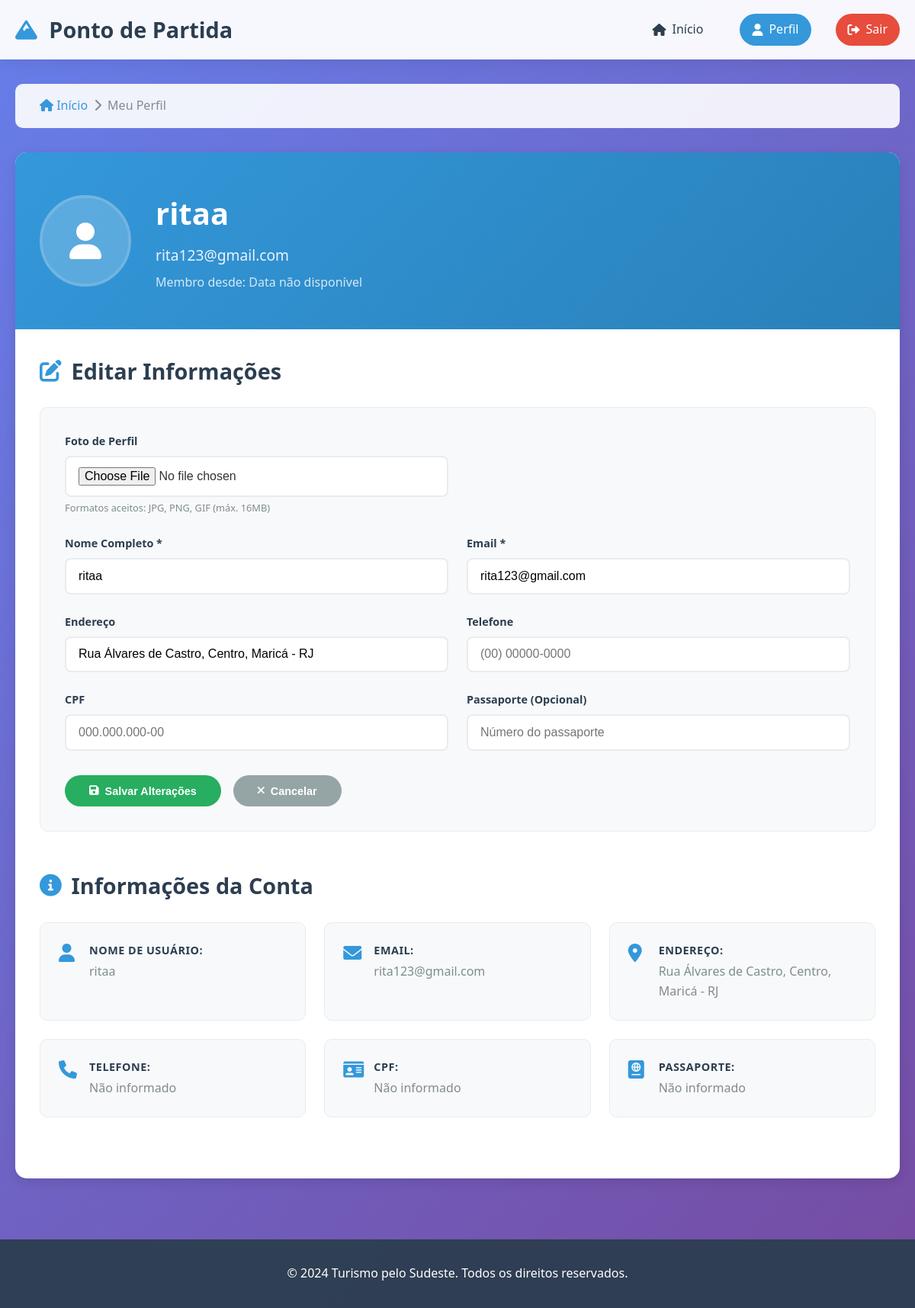
The page /perfil (signed in) on the database its author committed.
### tables this page shows
CREATE TABLE usuarios (
        id INTEGER PRIMARY KEY AUTOINCREMENT,
        nome TEXT NOT NULL UNIQUE,
        email TEXT NOT NULL UNIQUE,
        senha TEXT NOT NULL,
        endereco TEXT,
        telefone TEXT,
        cpf TEXT UNIQUE,
        passaporte TEXT,
        foto_perfil TEXT,
        data_cadastro TIMESTAMP DEFAULT CURRENT_TIMESTAMP
    );

### main.py (the view)
@app.route('/perfil')
def perfil():
    if not is_logged_in():
        return redirect(url_for('home'))
    return render_template('perfil.html', user=get_current_user())

### database.py (called while the page is built)
def get_connection():
    return sqlite3.connect('turismo.db')

### main.py (called while the page is built)
def is_logged_in():
    return 'user_id' in session

def get_current_user():
    if not is_logged_in():
        return None
    conn = get_connection()
    cursor = conn.cursor()
    cursor.execute('SELECT * FROM usuarios WHERE id = ?', (session['user_id'],))
    user = cursor.fetchone()
    conn.close()
    if user:
        return {
            'id': user[0],
            'nome': user[1],
            'email': user[2],
            'endereco': user[4],
            'telefone': user[5],
            'cpf': user[6],
            'passaporte': user[7],
            'foto_perfil': user[8],
            'is_admin': session.get('is_admin', False)
        }
    return None

### templates/perfil.html (shortened to what this page needs)
<!DOCTYPE html>
<html lang="pt-br">
<head>
    <link rel="stylesheet" href="/static/css/perfil.css">
    <link href="https://cdnjs.cloudflare.com/ajax/libs/font-awesome/6.0.0/css/all.min.css" rel="stylesheet">
</head>
<body>
    <header class="header">
        <div class="container">
            <div class="logo">
                <h1><i class="fas fa-mountain"></i> Ponto de Partida</h1>
            </div>
            <nav class="nav">
                <a href="/dashboard" class="nav-link">
                    <i class="fas fa-home"></i> Início
                </a>
                <a href="/perfil" class="nav-link active">
                    <i class="fas fa-user"></i> Perfil
                </a>
                <a href="/logout" class="nav-link logout">
                    <i class="fas fa-sign-out-alt"></i> Sair
                </a>
            </nav>
        </div>
    </header>
    <main class="main">
        <div class="container">
            <div class="breadcrumb">
                <a href="/dashboard"><i class="fas fa-home"></i> Início</a>
                <span><i class="fas fa-chevron-right"></i></span>
                <span>Meu Perfil</span>
            </div>
            <div class="perfil-container">
                <div class="perfil-header">
                    <div class="foto-perfil">
                        {% if user.foto_perfil %}
                            <img src="/static/{{ user.foto_perfil }}" alt="Foto do perfil">
                        {% else %}
                            <div class="foto-placeholder">
                                <i class="fas fa-user"></i>
                            </div>
                        {% endif %}
                    </div>
                    <div class="perfil-info">
                        <h1>{{ user.nome or 'Usuário' }}</h1>
                        <p class="email">{{ user.email or 'Email não informado' }}</p>
                        <p class="membro-desde">Membro desde: {{ user.data_cadastro or 'Data não disponível' }}</p>
                    </div>
                </div>
                <div class="perfil-content">
                    <div class="perfil-section">
                        <h2><i class="fas fa-edit"></i> Editar Informações</h2>
                        <form action="/atualizar_perfil" method="post" enctype="multipart/form-data" class="perfil-form">
                            <div class="form-row">
                                <div class="form-group">
                                    <label for="foto_perfil">Foto de Perfil</label>
                                    <input type="file" id="foto_perfil" name="foto_perfil" accept="image/*">
                                    <small>Formatos aceitos: JPG, PNG, GIF (máx. 16MB)</small>
                                </div>
                            </div>
                            <div class="form-row">
                                <div class="form-group">
                                    <label for="nome">Nome Completo *</label>
                                    <input type="text" id="nome" name="nome" value="{{ user.nome or '' }}" required>
                                </div>
                                <div class="form-group">
                                    <label for="email">Email *</label>
                                    <input type="email" id="email" name="email" value="{{ user.email or '' }}" required>
                                </div>
                            </div>
                            <div class="form-row">
                                <div class="form-group">
                                    <label for="endereco">Endereço</label>
                                    <input type="text" id="endereco" name="endereco" value="{{ user.endereco or '' }}" placeholder="Rua, número, bairro, cidade">
                                </div>
                                <div class="form-group">
                                    <label for="telefone">Telefone</label>
                                    <input type="tel" id="telefone" name="telefone" value="{{ user.telefone or '' }}" placeholder="(00) 00000-0000">
                                </div>
                            </div>
                            <div class="form-row">
                                <div class="form-group">
                                    <label for="cpf">CPF</label>
                                    <input type="text" id="cpf" name="cpf" value="{{ user.cpf or '' }}" placeholder="000.000.000-00" maxlength="14">
                                </div>
                                <div class="form-group">
                                    <label for="passaporte">Passaporte (Opcional)</label>
                                    <input type="text" id="passaporte" name="passaporte" value="{{ user.passaporte or '' }}" placeholder="Número do passaporte">
                                </div>
                            </div>
                            <div class="form-actions">
                                <button type="submit" class="btn-salvar">
                                    <i class="fas fa-save"></i> Salvar Alterações
                                </button>
                                <button type="button" class="btn-cancelar" onclick="window.location.href='/dashboard'">
                                    <i class="fas fa-times"></i> Cancelar
                                </button>
                            </div>
                        </form>
                    </div>
                    <div class="perfil-section">
                        <h2><i class="fas fa-info-circle"></i> Informações da Conta</h2>
                        <div class="info-grid">
                            <div class="info-item">
                                <i class="fas fa-user"></i>
                                <div>
                                    <strong>Nome de usuário:</strong>
                                    <span>{{ user.nome or 'Não informado' }}</span>
                                </div>
                            </div>
                            <div class="info-item">
                                <i class="fas fa-envelope"></i>
                                <div>
                                    <strong>Email:</strong>
                                    <span>{{ user.email or 'Não informado' }}</span>
                                </div>
                            </div>
                            <div class="info-item">
                                <i class="fas fa-map-marker-alt"></i>
                                <div>
                                    <strong>Endereço:</strong>
                                    <span>{{ user.endereco or 'Não informado' }}</span>
                                </div>
                            </div>
                            <div class="info-item">
                                <i class="fas fa-phone"></i>
                                <div>
                                    <strong>Telefone:</strong>
                                    <span>{{ user.telefone or 'Não informado' }}</span>
                                </div>
                            </div>
                            <div class="info-item">
                                <i class="fas fa-id-card"></i>
                                <div>
                                    <strong>CPF:</strong>
                                    <span>{{ user.cpf or 'Não informado' }}</span>
                                </div>
                            </div>
                            <div class="info-item">
                                <i class="fas fa-passport"></i>
                                <div>
                                    <strong>Passaporte:</strong>
                                    <span>{{ user.passaporte or 'Não informado' }}</span>
                                </div>
                            </div>
                        </div>
                    </div>
                </div>
            </div>
        </div>
    </main>
    <footer class="footer">
        <div class="container">
            <p>&copy; 2024 Turismo pelo Sudeste. Todos os direitos reservados.</p>
        </div>
    </footer>
</body>
</html>

### static/css/perfil.css (style rules this page uses)
* { margin: 0; padding: 0; box-sizing: border-box; }
body { font-family: 'Segoe UI', Tahoma, Geneva, Verdana, sans-serif; line-height: 1.6; color: #333; background: linear-gradient(135deg, #667eea 0%, #764ba2 100%); min-height: 100vh; }
.container { max-width: 1200px; margin: 0 auto; padding: 0 20px; }
.header { background: rgba(255, 255, 255, 0.95); backdrop-filter: blur(10px); box-shadow: 0 2px 20px rgba(0, 0, 0, 0.1); position: sticky; top: 0; z-index: 1000; }
.header .container { display: flex; justify-content: space-between; align-items: center; padding: 1rem 20px; }
.logo h1 { color: #2c3e50; font-size: 1.8rem; font-weight: 700; }
.logo i { color: #3498db; margin-right: 0.5rem; }
.nav { display: flex; gap: 2rem; }
.nav-link { text-decoration: none; color: #2c3e50; font-weight: 500; padding: 0.5rem 1rem; border-radius: 25px; transition: all 0.3s ease; display: flex; align-items: center; gap: 0.5rem; }
.nav-link.active { background: #3498db; color: white; }
.nav-link.logout { background: #e74c3c; color: white; }
.breadcrumb { background: rgba(255, 255, 255, 0.9); padding: 1rem 2rem; border-radius: 10px; margin: 2rem 0; display: flex; align-items: center; gap: 0.5rem; }
.breadcrumb a { color: #3498db; text-decoration: none; font-weight: 500; }
.breadcrumb span { color: #7f8c8d; }
.main { padding: 0 0 2rem 0; }
.perfil-container { background: white; border-radius: 15px; box-shadow: 0 5px 15px rgba(0, 0, 0, 0.1); overflow: hidden; }
.perfil-header { background: linear-gradient(135deg, #3498db, #2980b9); color: white; padding: 3rem 2rem; display: flex; align-items: center; gap: 2rem; }
.foto-perfil { width: 120px; height: 120px; border-radius: 50%; overflow: hidden; border: 4px solid rgba(255, 255, 255, 0.3); flex-shrink: 0; }
.foto-placeholder { width: 100%; height: 100%; background: rgba(255, 255, 255, 0.2); display: flex; align-items: center; justify-content: center; font-size: 3rem; }
.perfil-info h1 { font-size: 2.5rem; margin-bottom: 0.5rem; font-weight: 700; }
.email { font-size: 1.2rem; opacity: 0.9; margin-bottom: 0.5rem; }
.membro-desde { font-size: 1rem; opacity: 0.8; }
.perfil-content { padding: 2rem; }
.perfil-section { margin-bottom: 3rem; }
.perfil-section h2 { color: #2c3e50; font-size: 1.8rem; margin-bottom: 1.5rem; display: flex; align-items: center; gap: 0.8rem; }
.perfil-section h2 i { color: #3498db; }
.perfil-form { background: #f8f9fa; padding: 2rem; border-radius: 10px; border: 1px solid #e9ecef; }
.form-row { display: grid; grid-template-columns: 1fr 1fr; gap: 1.5rem; margin-bottom: 1.5rem; }
.form-group { display: flex; flex-direction: column; }
.form-group label { color: #2c3e50; font-weight: 600; margin-bottom: 0.5rem; font-size: 0.9rem; }
.form-group input { padding: 0.8rem 1rem; border: 2px solid #e9ecef; border-radius: 8px; font-size: 1rem; transition: all 0.3s ease; background: white; }
.form-group small { color: #7f8c8d; font-size: 0.8rem; margin-top: 0.3rem; }
.form-actions { display: flex; gap: 1rem; margin-top: 2rem; flex-wrap: wrap; }
.btn-salvar, .btn-cancelar { padding: 0.8rem 2rem; border: none; border-radius: 25px; font-weight: 600; cursor: pointer; transition: all 0.3s ease; display: flex; align-items: center; gap: 0.5rem; text-decoration: none; font-size: 0.9rem; }
.btn-salvar { background: #27ae60; color: white; }
.btn-cancelar { background: #95a5a6; color: white; }
.info-grid { display: grid; grid-template-columns: repeat(auto-fit, minmax(300px, 1fr)); gap: 1.5rem; }
.info-item { background: #f8f9fa; padding: 1.5rem; border-radius: 10px; border: 1px solid #e9ecef; display: flex; align-items: flex-start; gap: 1rem; transition: all 0.3s ease; }
.info-item i { color: #3498db; font-size: 1.5rem; margin-top: 0.2rem; width: 24px; flex-shrink: 0; }
.info-item div { display: flex; flex-direction: column; }
.info-item strong { color: #2c3e50; font-size: 0.9rem; margin-bottom: 0.3rem; text-transform: uppercase; letter-spacing: 0.5px; }
.info-item span { color: #7f8c8d; font-size: 1rem; }
.footer { background: rgba(44, 62, 80, 0.95); color: white; text-align: center; padding: 2rem 0; margin-top: 3rem; }

### rows shown on the page
usuarios: nome "ritaa", email "rita123@gmail.com", endereco "Rua Álvares de Castro, Centro, Maricá - RJ"

### other values the page prints
{{ user.data_cadastro or 'Data não disponível' }} "Data não disponível"
{{ user.telefone or 'Não informado' }} "Não informado"
{{ user.cpf or 'Não informado' }} "Não informado"
{{ user.passaporte or 'Não informado' }} "Não informado"
